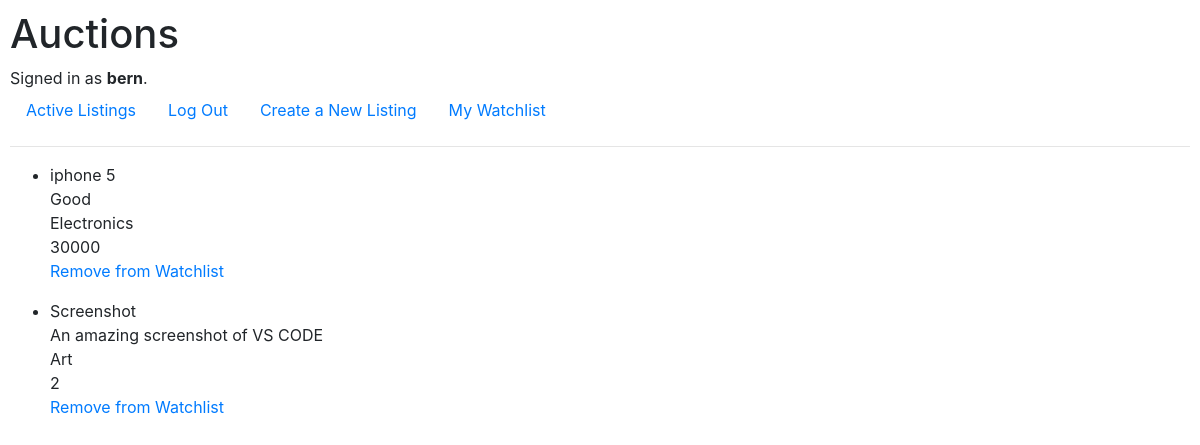
Page /my_watchlist (signed in) on the committed database.
### auctions/models.py (models this page shows)
class User(AbstractUser):
    pass

class Listing(models.Model):
    Title = models.CharField(max_length=64)
    Description = models.TextField(max_length=500)
    Category = models.CharField(max_length=16)
    Starting_Bid = models.IntegerField()
    Image = models.ImageField()
    Auction_closed = models.BooleanField(default=False)
    watchlist = models.ManyToManyField(User, blank= True, related_name="watcher")
    listing_owner = models.ForeignKey(User,on_delete=models.CASCADE,related_name="owner",null=True)

### auctions/views.py (the view)
# urls.py: path("my_watchlist", views.my_watchlist, name="my_watchlist"),
@login_required
def my_watchlist(request):
    user = User.objects.get(pk=request.user.id)
    return render(request, "auctions/my_watchlist.html",{
        "watchlist": user.watcher.all()
    })

### auctions/templates/auctions/my_watchlist.html
{% extends "auctions/layout.html"%}
{% block body %}
    {% for watch in watchlist %}
        <ul>
            <li>
                {{watch.Title}} <br>
                {{watch.Description}} <br>
                {{watch.Category}} <br>
                {{watch.Starting_Bid}} <br>
                <a href="{% url 'remove_listing' watch.id %}"> Remove from Watchlist </a>
            </li>
        </ul>
    {% endfor %}
{% endblock %}

### auctions/templates/auctions/layout.html (shortened to what this page needs)
{% load static %}
<!DOCTYPE html>
<html lang="en">
    <head>
        <link rel="stylesheet" href="https://stackpath.bootstrapcdn.com/bootstrap/4.4.1/css/bootstrap.min.css">
        <link href="{% static 'auctions/styles.css' %}" rel="stylesheet">
    </head>
    <body>
        <h1>Auctions</h1>
        <div>
            {% if user.is_authenticated %}
                Signed in as <strong>{{ user.username }}</strong>.
            {% else %}
                Not signed in.
            {% endif %}
        </div>
        <ul class="nav">
            <li class="nav-item">
                <a class="nav-link" href="{% url 'index' %}">Active Listings</a>
            </li>
            {% if user.is_authenticated %}
                <li class="nav-item">
                    <a class="nav-link" href="{% url 'logout' %}">Log Out</a>
                </li>
                <li class="nav-item">
                    <a class="nav-link" href="{% url 'create' %}">Create a New Listing</a>
                </li>
                <li class="nav-item">
                    <a class="nav-link" href="{% url 'my_watchlist' %}">My Watchlist</a>
                </li>
            {% endif %}
        </ul>
        <hr>
        {% block body %}
        {% endblock %}
    </body>
</html>

### auctions/static/auctions/styles.css (style rules this page uses)
body { padding: 10px; }

### rows in the picture
User: username "bern"
Listing: Title "iphone 5", Description "Good", Category "Electronics", Starting_Bid "30000"
Listing: Title "Screenshot", Description "An amazing screenshot of VS CODE", Category "Art", Starting_Bid "2"
